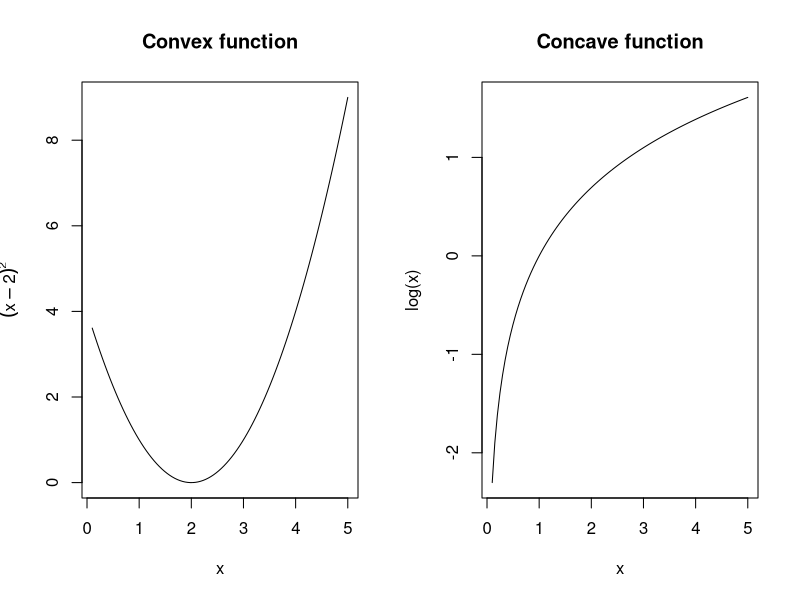

Write the R code that produced this figure.
## ---- chunk 1
knitr::opts_chunk$set(echo = FALSE)
## ---- chunk 2
par(mfrow = c(1, 2))
x = seq(from = 0.1, to = 5, length.out = 100)

plot(x, (x-2)^2, xlab = 'x', ylab = expression((x-2)^2), main = 'Convex function', type = 'l')
plot(x, log(x), xlab = 'x', ylab = 'log(x)', main = 'Concave function', type = 'l')
## ---- chunk 3
library(knitr)
diet.data <- data.frame(food = c('Trout', 'CB Sandwich', 'Burrito', 'Hamburger'),
                        Vit.A = c(203, 90, 270, 500),
                        Vit.C = c(92, 84, 80, 90),
                        Vit.D = c(100, 230, 512, 210),
                        calories= c(600, 350, 250, 500))
needs <- data.frame(nutrition = c('Vit.A', 'Vit.C', 'Vit.D'), amount = c(2000, 300, 430))
kables(list(kable(diet.data, caption = 'Foods'),
kable(needs, caption = 'Nutritional needs')))

## ---- chunk 4
library(lpSolve)
tot.calories <- c(600, 350, 250, 500)
nutrition <- matrix(data = c(203, 90, 270, 500, 92, 84, 80, 90, 100, 230, 512, 210), byrow = TRUE, nrow = 3)
needs <- c(2000, 300, 430)
food <- c('Trout', 'CB Sandwich', 'Burrito', 'Hamburger')
stopifnot(length(needs) == nrow(nutrition))
lp.results <-
  lp(direction = "min",
     objective.in = tot.calories,
     const.mat = nutrition,
     const.dir = rep(">=", nrow(nutrition)),
     const.rhs = needs)
if (lp.results$status == 0) {
  print(paste('Calories consumed =', round(lp.results$objval, 0)))
  X <- lp.results$solution
  print(paste('Solution:', food[1], ":", X[1], ',', food[2], ':', X[2], ',', food[3], ':', X[3], ',', food[4], ':', X[4]))
}
## ---- chunk 5
lp.results <-
  lp(direction = "min",
     objective.in = tot.calories,
     const.mat = nutrition,
     const.dir = rep(">=", nrow(nutrition)),
     const.rhs = needs,
     int.vec = c(1, 2, 3, 4)) # Insist that the solution must be an integer.
if (lp.results$status == 0) {
  print(paste('Calories consumed =', round(lp.results$objval, 0)))
  X <- lp.results$solution
  print(paste('Solution:', food[1], ":", X[1], ',', food[2], ':', X[2], ',', food[3], ':', X[3], ',', food[4], ':', X[4]))
}
## ---- chunk 6
set.seed(19471508)
N <- 5 # number of assets
mu <- rnorm(n = N, mean = 6, sd = 2) # mean returns

# Randomly generated covariance matrix.
M <- matrix(data = rnorm(N*N), nrow = N, ncol = N)
Q <- qr.Q(qr(M))
C <- Q %*% diag(seq(from = 1, to = 5)) %*% t(Q) # The variance-covariance matrix.
## ---- chunk 7
library(quadprog)
k <- rep(1, N)
r <- 6.5 # Minimum return
b <- c(r, 1, -1, rep(0, 5))
A <- rbind(mu, k, -k, diag(rep(1, N)))
qp.results <- solve.QP(Dmat = C, dvec = rep(0, N), Amat = t(A), bvec = b)
s <- round(qp.results$solution, 4)
names(s) <- paste(sep = "", "asset", seq(from = 1, to = N))
cat("The optimal asset allocation is:\n")
print(s)
cat(paste(sep = "", "The risk of the portfolio is ", round(qp.results$value, 4), ".\n"))
